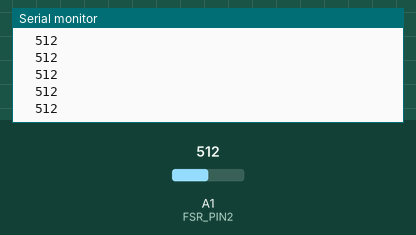
Recording of a sketch running on a simulated Arduino Nano, built with avr-gcc and run on an emulated ATmega328P. Parts: the last lines printed to the serial monitor. The test bench sets the inputs (shaded band); at power-on: A1 (FSR_PIN2) = 512.

Above: at 1.2 s.
1.3 s: A1 (FSR_PIN2) set to 716
At 1.58 s:
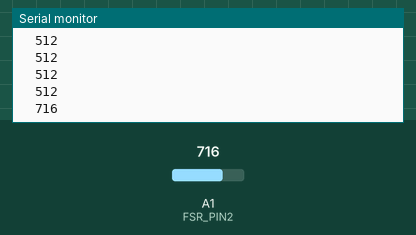
2.8 s: A1 (FSR_PIN2) set to 900
At 3.0 s:
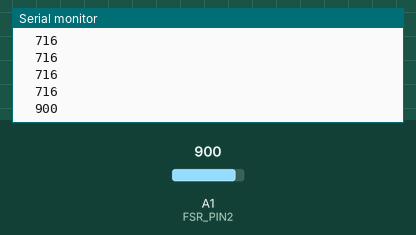
Timing chart, 0 to 5.8 s (numbered marks = the images above; inputs shaded):
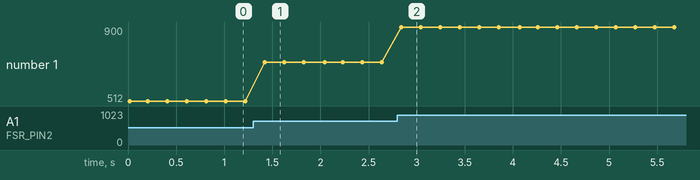

The sketch:

redboardFSR.ino
```cpp
#include <SoftwareSerial.h>

//#define DAC1 25

const int FSR_PIN1 = A0; // Pin connected to FSR/resistor divider
const int FSR_PIN2 = A1;
const int FSR_PIN3 = A7;

//Multiplexer Pins


SoftwareSerial mySlave(9, 10); //rx,tx


int r0 = 0;
int r1 = 0;
int r2 = 0;

int count = 0; //which y pin is selected

// Measure the voltage at 5V and resistance of your 3.3k resistor, and enter
// their value's below:
const float VCC = 5; // Measured voltage of Ardunio 5V line


void setup()
{
  Serial.begin(38400);
  mySlave.begin(38400);

  pinMode(FSR_PIN1, INPUT);
  pinMode(FSR_PIN2, INPUT);
  pinMode(FSR_PIN3, INPUT);


}

void loop()
{
  // Print the header:
  Serial.println();
  Serial.println("A0\tA1\tA7\tY3\tY4\tY5\tY6\tY7");
  Serial.println("---\t---\t---\t---\t---\t---\t---\t---");
  int lines = 0;

  //      int dacValue = 20; //Set DAC generate 1V = 77, 225 = 3.3V, 20 = 0.3 V
  //      dacWrite(DAC1, dacValue);
  do {
    //    for (byte pin = 0; pin <= 7; pin++)
    //    {
    //selectMuxPin(pin);
    //    int fsrADC1 = analogRead(FSR_PIN1);
    //    Serial.print(fsrADC1);
        Serial.print("\t");
    //    mySlave.print(fsrADC1);
        mySlave.print("\t");

    int fsrADC2 = analogRead(FSR_PIN2);
    Serial.print(fsrADC2);
    Serial.print("\t");
    mySlave.print(fsrADC2);
    mySlave.print("\t");

//    int fsrADC3 = analogRead(FSR_PIN3);
//    Serial.print(fsrADC3);
    Serial.print("\t");
//    mySlave.print(fsrADC3);
    mySlave.print("\t");

    // If the FSR has no pressure, the resistance will be
    // near infinite. So the voltage should be near 0.


    //      if (fsrADC != 0) // If the analog reading is non-zero
    //      {
    //        // Use ADC reading to calculate voltage:
    //        int fsrV = map(fsrADC, 0, 1023, 0, 5000);
    //
    //        //Serial.print(String(String(fsrV) + " mV") + "\t");
    //        //mySlave.print(String(String(fsrV) + " mV") + "\t");
    //
    //        //    // Guesstimate force based on slopes in figure 3 of
    //        //    // FSR datasheet:
    //        //    float force;
    //        //    float fsrG = 1.0 / fsrR; // Calculate conductance
    //        //    // Break parabolic curve down into two linear slopes:
    //        //    if (fsrR <= 600)
    //        //      force = (fsrG - 0.00075) / 0.00000032639;
    //        //    else
    //        //      force =  fsrG / 0.000000642857;
    //        //    Serial.println("Force: " + String(force) + " g");
    //
    //        delay(100);
    //      }
    //      else
    //      {
    //        // No pressure detected
    //        delay(100);
    //      }


    lines++;

    Serial.println();
    mySlave.println();
    delay(200);
  } while (lines < 10);

}

//
//// The selectMuxPin function sets the S0, S1, and S2 pins to select the give pin
//void selectMuxPin(byte pin)
//{
//  if (pin > 7) return; // Exit if pin is out of scope
//  for (int i = 0; i < 3; i++)
//  {
//    if (pin & (1 << i))
//      digitalWrite(selectPins[i], HIGH);
//    else
//      digitalWrite(selectPins[i], LOW);
//  }
//}
```

Measured:
- after the input at 1.3 s, the serial monitor: prints a new line after 0.12 s (image 1)
- after the input at 2.8 s, the serial monitor: prints a new line at once (image 2)
- plotted number 1: 512 → 716 after the input at 1.3 s, 716 → 900 after the input at 2.8 s
